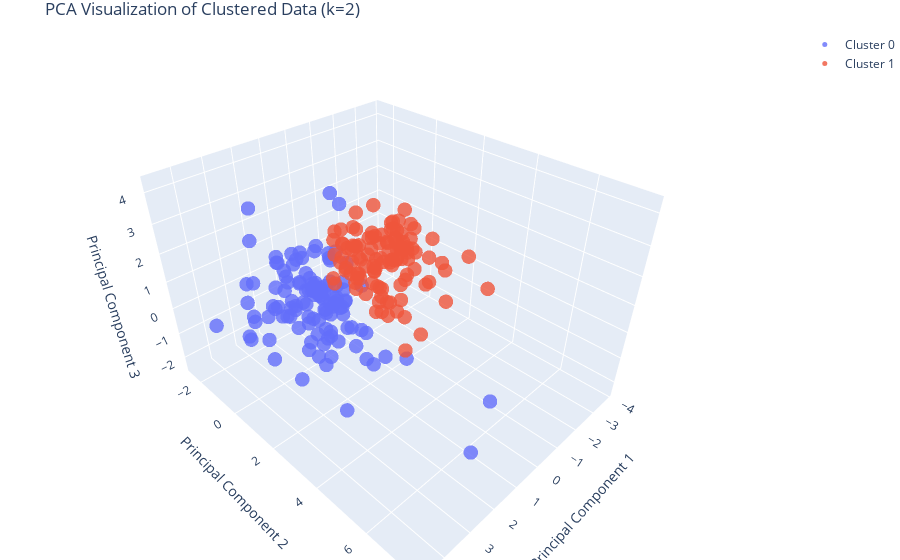
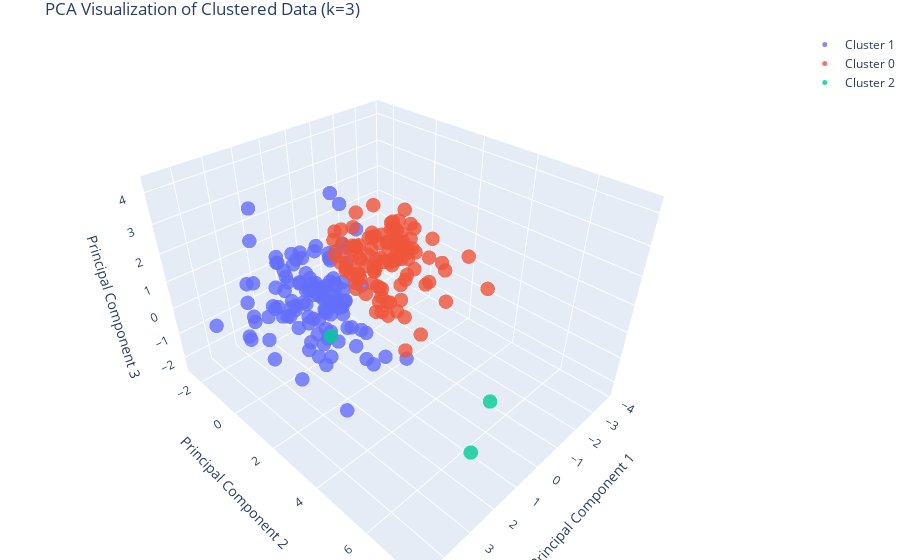
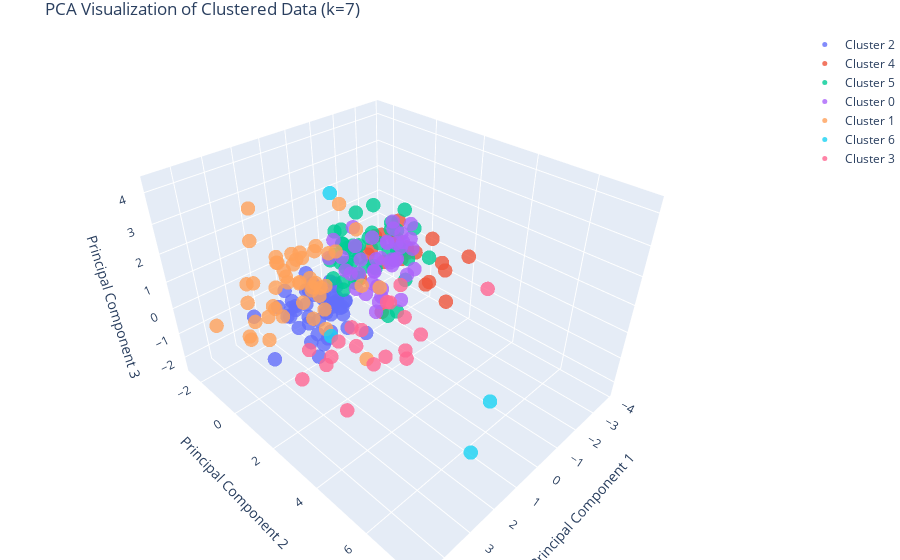

Notebook code for these charts, in order:
### Code cell
import plotly.graph_objs as go
from sklearn.cluster import KMeans

# List of k values
k_values = [2, 3, 7]

# Loop through each k value
for k in k_values:
    # Performing k-means clustering
    kmeans = KMeans(n_clusters=k, random_state=42)
    kmeans.fit(data_scaled)
    clusters = kmeans.predict(data_scaled)
    col_name = 'cluster'
    # Adding cluster labels to the original dataset
    dataset[col_name] = clusters

    # Create a PCA visualization for the current k value
    pca = PCA(n_components=3)
    principal_components = pca.fit_transform(data_scaled)
    pca_df = pd.DataFrame(data=principal_components, columns=['PC1', 'PC2', 'PC3'])
    pca_df['cluster'] = dataset['cluster']

    # Create a scatter plot for each cluster
    data = []
    for cluster_label in pca_df['cluster'].unique():
        cluster_data = pca_df[pca_df['cluster'] == cluster_label]
        scatter = go.Scatter3d(
            x=cluster_data['PC1'],
            y=cluster_data['PC2'],
            z=cluster_data['PC3'],
            mode='markers',
            name=f'Cluster {cluster_label}',
            marker=dict(
                size=5,
                opacity=0.8,
                color=cluster_label,  # Color by cluster label
                colorscale='Viridis'
            )
        )
        data.append(scatter)

    # Layout configuration
    layout = go.Layout(
        title=f'PCA Visualization of Clustered Data (k={k})',
        scene=dict(
            xaxis=dict(title='Principal Component 1'),
            yaxis=dict(title='Principal Component 2'),
            zaxis=dict(title='Principal Component 3')
        ),
        margin=dict(l=0, r=0, b=0, t=30)
    )

    # Create figure
    fig = go.Figure(data=data, layout=layout)

    # Show plot
    fig.show()
    fig.write_html(f'plotly_figure_{k}.html')
